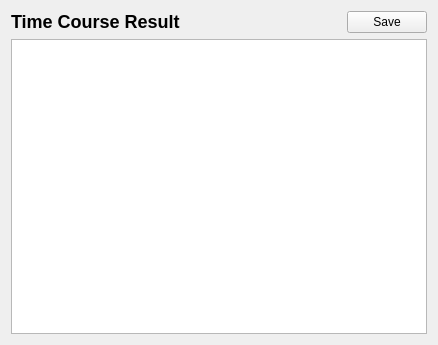
<?xml version="1.0" encoding="UTF-8"?>
<ui version="4.0">
<comment> Copyright (C) 2011 - 2012 by Pedro Mendes, Virginia Tech Intellectual </comment>
<comment> Properties, Inc., University of Heidelberg, and The University </comment>
<comment> of Manchester. </comment>
<comment> All rights reserved. </comment>

 <comment> All rights reserved. </comment>
 <class>CQTimeSeriesWidget</class>
 <widget class="CopasiWidget" name="CQTimeSeriesWidget">
  <property name="geometry">
   <rect>
    <x>0</x>
    <y>0</y>
    <width>438</width>
    <height>345</height>
   </rect>
  </property>
  <property name="sizePolicy">
   <sizepolicy hsizetype="Expanding" vsizetype="Expanding">
    <horstretch>0</horstretch>
    <verstretch>0</verstretch>
   </sizepolicy>
  </property>
  <property name="windowTitle">
   <string>Time Course Result Window</string>
  </property>
  <layout class="QGridLayout" name="gridLayout">
   <item row="0" column="0">
    <layout class="QVBoxLayout" name="verticalLayout">
     <item>
      <layout class="QHBoxLayout" name="horizontalLayout">
       <item>
        <widget class="QLabel" name="mpLblResult">
         <property name="sizePolicy">
          <sizepolicy hsizetype="MinimumExpanding" vsizetype="Preferred">
           <horstretch>0</horstretch>
           <verstretch>0</verstretch>
          </sizepolicy>
         </property>
         <property name="text">
          <string>&lt;h2&gt;Time Course Result&lt;/h2&gt;</string>
         </property>
        </widget>
       </item>
       <item>
        <spacer name="horizontalSpacer">
         <property name="orientation">
          <enum>Qt::Horizontal</enum>
         </property>
         <property name="sizeHint" stdset="0">
          <size>
           <width>40</width>
           <height>20</height>
          </size>
         </property>
        </spacer>
       </item>
       <item>
        <widget class="QPushButton" name="mpBtnSave">
         <property name="sizePolicy">
          <sizepolicy hsizetype="Minimum" vsizetype="Fixed">
           <horstretch>0</horstretch>
           <verstretch>0</verstretch>
          </sizepolicy>
         </property>
         <property name="text">
          <string>Save</string>
         </property>
        </widget>
       </item>
      </layout>
     </item>
     <item>
      <widget class="QTableView" name="mpTableView">
       <property name="editTriggers">
        <set>QAbstractItemView::NoEditTriggers</set>
       </property>
       <property name="alternatingRowColors">
        <bool>true</bool>
       </property>
       <property name="horizontalScrollMode">
        <enum>QAbstractItemView::ScrollPerPixel</enum>
       </property>
      </widget>
     </item>
    </layout>
   </item>
  </layout>
 </widget>
 <layoutdefault spacing="6" margin="11"/>
 <customwidgets>
  <customwidget>
   <class>CopasiWidget</class>
   <extends>QWidget</extends>
   <header>copasi/UI/copasiWidget.h</header>
   <container>1</container>
  </customwidget>
 </customwidgets>
 <resources/>
 <connections>
  <connection>
   <sender>mpBtnSave</sender>
   <signal>clicked()</signal>
   <receiver>CQTimeSeriesWidget</receiver>
   <slot>slotSave()</slot>
   <hints>
    <hint type="sourcelabel">
     <x>20</x>
     <y>20</y>
    </hint>
    <hint type="destinationlabel">
     <x>20</x>
     <y>20</y>
    </hint>
   </hints>
  </connection>
 </connections>
</ui>
